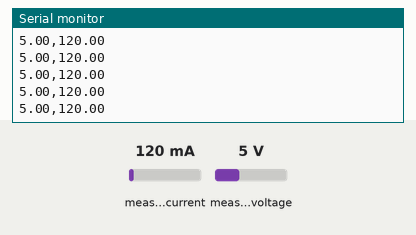
Simulated run of this sketch. Board: Arduino Uno, built with avr-gcc and run on an emulated ATmega328P. Shown: the last lines printed to the serial monitor. The test bench sets the inputs (shaded band); at power-on: measured current 120 mA, measured voltage 5 V.

Above: at 1.2 s.
1.3 s: measured current set to 40 mA
At 1.36 s:
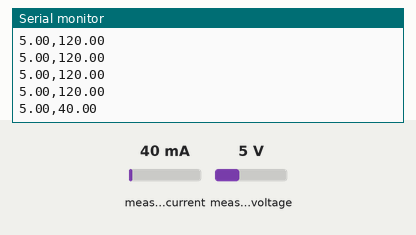
2.8 s: measured voltage set to 0.3 V
At 2.81 s:
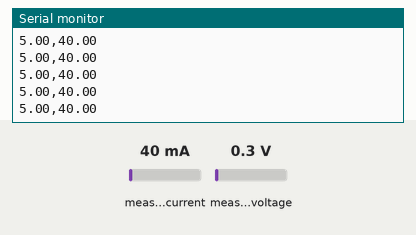
4.3 s: measured current set to 500 mA
At 4.31 s:
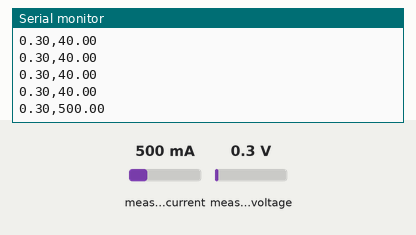
Timing chart, 0 to 7.3 s (numbered marks = the images above; inputs shaded):
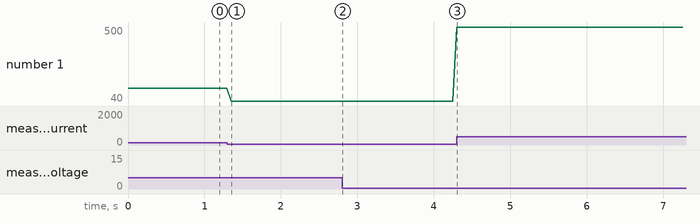

Measured:
- after the input at 1.3 s, the serial monitor: prints a new line after 0.05 s (image 1)
- after the input at 4.3 s, the serial monitor: prints a new line at once (image 3)
- plotted number 1: 120 → 40 after the input at 1.3 s, 40 → 500 after the input at 4.3 s

The sketch:

CurrentMonitor.ino
```cpp
#include <Wire.h>
#include <Adafruit_INA219.h>

Adafruit_INA219 ina219;

void setup(void)
{
	Serial.begin(115200);
	while (!Serial)
	{
		delay(1);
	} // Wait for serial console

	if (!ina219.begin())
	{
		Serial.println("Failed to find INA219 chip");
		while (1)
		{
			delay(10);
		}
	}

	Serial.println("INA219 Connected. Measuring L6 Engine Load...");
}

void loop(void)
{
	float busV = ina219.getBusVoltage_V();
	float current = ina219.getCurrent_mA();

	Serial.print(busV);
	Serial.print(",");
	Serial.println(current);

	delay(50);
}
```
